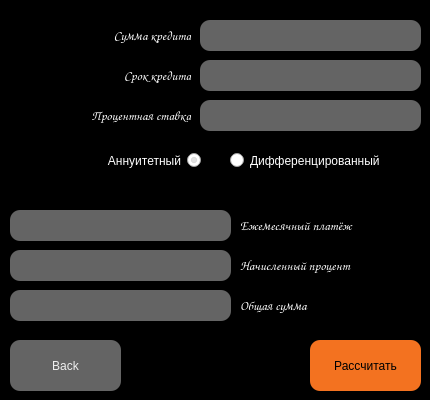
<?xml version="1.0" encoding="UTF-8"?>
<ui version="4.0">
 <class>credit</class>
 <widget class="QDialog" name="credit">
  <property name="geometry">
   <rect>
    <x>0</x>
    <y>0</y>
    <width>430</width>
    <height>400</height>
   </rect>
  </property>
  <property name="windowTitle">
   <string>Dialog</string>
  </property>
  <property name="styleSheet">
   <string notr="true">QDialog {
	background-color: rgb(0, 0, 0);
	border-radius: 5px;
}</string>
  </property>
  <widget class="QPushButton" name="pushButton">
   <property name="geometry">
    <rect>
     <x>10</x>
     <y>340</y>
     <width>111</width>
     <height>51</height>
    </rect>
   </property>
   <property name="styleSheet">
    <string notr="true">QPushButton {
  background-color: rgb(100, 100, 100);
  border: 2px gray;
  font: 8pt &quot;Comic Sans MS&quot;;
  border-radius: 10px;
color: rgb(239, 239, 239);
}
QPushButton:pressed {
    background-color: qlineargradient(x1: 0, y1: 0, x2: 0, y2: 1,
                                      stop: 0 #BEBEBE, stop: 1 #D7D7D7);
}</string>
   </property>
   <property name="text">
    <string>Back</string>
   </property>
  </widget>
  <widget class="QLabel" name="label_2">
   <property name="geometry">
    <rect>
     <x>20</x>
     <y>10</y>
     <width>171</width>
     <height>51</height>
    </rect>
   </property>
   <property name="font">
    <font>
     <family>Comic Sans MS</family>
     <pointsize>10</pointsize>
    </font>
   </property>
   <property name="styleSheet">
    <string notr="true">QLabel {
		color: rgb(255, 255, 255);
}</string>
   </property>
   <property name="text">
    <string>Сумма кредита</string>
   </property>
   <property name="alignment">
    <set>Qt::AlignRight|Qt::AlignTrailing|Qt::AlignVCenter</set>
   </property>
  </widget>
  <widget class="QLabel" name="label_3">
   <property name="geometry">
    <rect>
     <x>20</x>
     <y>50</y>
     <width>171</width>
     <height>51</height>
    </rect>
   </property>
   <property name="font">
    <font>
     <family>Comic Sans MS</family>
     <pointsize>10</pointsize>
    </font>
   </property>
   <property name="styleSheet">
    <string notr="true">QLabel {
		color: rgb(255, 255, 255);
}</string>
   </property>
   <property name="text">
    <string>Срок кредита</string>
   </property>
   <property name="alignment">
    <set>Qt::AlignRight|Qt::AlignTrailing|Qt::AlignVCenter</set>
   </property>
  </widget>
  <widget class="QLabel" name="label_4">
   <property name="geometry">
    <rect>
     <x>20</x>
     <y>90</y>
     <width>171</width>
     <height>51</height>
    </rect>
   </property>
   <property name="font">
    <font>
     <family>Comic Sans MS</family>
     <pointsize>10</pointsize>
    </font>
   </property>
   <property name="styleSheet">
    <string notr="true">QLabel {
		color: rgb(255, 255, 255);
}</string>
   </property>
   <property name="text">
    <string>Процентная ставка</string>
   </property>
   <property name="alignment">
    <set>Qt::AlignRight|Qt::AlignTrailing|Qt::AlignVCenter</set>
   </property>
  </widget>
  <widget class="QLineEdit" name="input_sum">
   <property name="geometry">
    <rect>
     <x>200</x>
     <y>20</y>
     <width>221</width>
     <height>31</height>
    </rect>
   </property>
   <property name="styleSheet">
    <string notr="true">QLineEdit {
  font: 10pt &quot;Comic Sans MS&quot;;
  background-color: rgb(100, 100, 100);
  qproperty-alignment: 'AlignVCenter';
  border: 2px gray;
  border-radius: 10px;
  color: rgb(239, 239, 239);
}
</string>
   </property>
   <property name="alignment">
    <set>Qt::AlignVCenter</set>
   </property>
  </widget>
  <widget class="QLineEdit" name="input_percent">
   <property name="geometry">
    <rect>
     <x>200</x>
     <y>100</y>
     <width>221</width>
     <height>31</height>
    </rect>
   </property>
   <property name="styleSheet">
    <string notr="true">QLineEdit {
  font: 10pt &quot;Comic Sans MS&quot;;
  background-color: rgb(100, 100, 100);
  qproperty-alignment: 'AlignVCenter';
  border: 2px gray;
  border-radius: 10px;
  color: rgb(239, 239, 239);
}
</string>
   </property>
   <property name="alignment">
    <set>Qt::AlignVCenter</set>
   </property>
  </widget>
  <widget class="QLineEdit" name="input_term">
   <property name="geometry">
    <rect>
     <x>200</x>
     <y>60</y>
     <width>221</width>
     <height>31</height>
    </rect>
   </property>
   <property name="styleSheet">
    <string notr="true">QLineEdit {
  font: 10pt &quot;Comic Sans MS&quot;;
  background-color: rgb(100, 100, 100);
  qproperty-alignment: 'AlignVCenter';
  border: 2px gray;
  border-radius: 10px;
  color: rgb(239, 239, 239);
}
</string>
   </property>
   <property name="alignment">
    <set>Qt::AlignVCenter</set>
   </property>
  </widget>
  <widget class="QPushButton" name="pushButton_result">
   <property name="geometry">
    <rect>
     <x>310</x>
     <y>340</y>
     <width>111</width>
     <height>51</height>
    </rect>
   </property>
   <property name="styleSheet">
    <string notr="true">QPushButton {
	background-color: rgb(243, 114, 32);
	font: 75 10pt &quot;Comic Sans MS&quot;;
	border: 2px gray;
	border-radius: 10px;
	color: rgb(0, 0, 0);
}
QPushButton:pressed {
    background-color: qlineargradient(x1: 0, y1: 0, x2: 0, y2: 1,
                                      stop: 0 #BEBEBE, stop: 1 #D7D7D7);
}</string>
   </property>
   <property name="text">
    <string>Рассчитать</string>
   </property>
  </widget>
  <widget class="QRadioButton" name="radioButton_Diff">
   <property name="enabled">
    <bool>true</bool>
   </property>
   <property name="geometry">
    <rect>
     <x>230</x>
     <y>150</y>
     <width>191</width>
     <height>21</height>
    </rect>
   </property>
   <property name="layoutDirection">
    <enum>Qt::LeftToRight</enum>
   </property>
   <property name="styleSheet">
    <string notr="true">font: 8pt &quot;Comic Sans MS&quot;;
		color: rgb(255, 255, 255);
</string>
   </property>
   <property name="text">
    <string>Дифференцированный</string>
   </property>
   <property name="checked">
    <bool>false</bool>
   </property>
  </widget>
  <widget class="QRadioButton" name="radioButton_Ann">
   <property name="geometry">
    <rect>
     <x>60</x>
     <y>150</y>
     <width>141</width>
     <height>21</height>
    </rect>
   </property>
   <property name="layoutDirection">
    <enum>Qt::RightToLeft</enum>
   </property>
   <property name="styleSheet">
    <string notr="true">font: 8pt &quot;Comic Sans MS&quot;;
		color: rgb(255, 255, 255);
</string>
   </property>
   <property name="text">
    <string>Аннуитетный</string>
   </property>
   <property name="checked">
    <bool>true</bool>
   </property>
  </widget>
  <widget class="QLabel" name="output_monthly">
   <property name="geometry">
    <rect>
     <x>10</x>
     <y>210</y>
     <width>221</width>
     <height>31</height>
    </rect>
   </property>
   <property name="layoutDirection">
    <enum>Qt::LeftToRight</enum>
   </property>
   <property name="styleSheet">
    <string notr="true">QLabel {
  font: 10pt &quot;Comic Sans MS&quot;;
  background-color: rgb(100, 100, 100);
  qproperty-alignment: 'AlignVCenter | AlignRight';
  border: 2px gray;
  border-radius: 10px;
  color: rgb(239, 239, 239);
}
</string>
   </property>
   <property name="text">
    <string/>
   </property>
   <property name="alignment">
    <set>Qt::AlignRight|Qt::AlignTrailing|Qt::AlignVCenter</set>
   </property>
   <property name="margin">
    <number>0</number>
   </property>
  </widget>
  <widget class="QLabel" name="output_percent">
   <property name="geometry">
    <rect>
     <x>10</x>
     <y>250</y>
     <width>221</width>
     <height>31</height>
    </rect>
   </property>
   <property name="layoutDirection">
    <enum>Qt::LeftToRight</enum>
   </property>
   <property name="styleSheet">
    <string notr="true">QLabel {
  font: 10pt &quot;Comic Sans MS&quot;;
  background-color: rgb(100, 100, 100);
  qproperty-alignment: 'AlignVCenter | AlignRight';
  border: 2px gray;
  border-radius: 10px;
  color: rgb(239, 239, 239);
}
</string>
   </property>
   <property name="text">
    <string/>
   </property>
   <property name="alignment">
    <set>Qt::AlignRight|Qt::AlignTrailing|Qt::AlignVCenter</set>
   </property>
   <property name="margin">
    <number>0</number>
   </property>
  </widget>
  <widget class="QLabel" name="output_total">
   <property name="geometry">
    <rect>
     <x>10</x>
     <y>290</y>
     <width>221</width>
     <height>31</height>
    </rect>
   </property>
   <property name="layoutDirection">
    <enum>Qt::LeftToRight</enum>
   </property>
   <property name="styleSheet">
    <string notr="true">QLabel {
  font: 10pt &quot;Comic Sans MS&quot;;
  background-color: rgb(100, 100, 100);
  qproperty-alignment: 'AlignVCenter | AlignRight';
  border: 2px gray;
  border-radius: 10px;
  color: rgb(239, 239, 239);
}
</string>
   </property>
   <property name="text">
    <string/>
   </property>
   <property name="alignment">
    <set>Qt::AlignRight|Qt::AlignTrailing|Qt::AlignVCenter</set>
   </property>
   <property name="margin">
    <number>6</number>
   </property>
  </widget>
  <widget class="QLabel" name="label_5">
   <property name="geometry">
    <rect>
     <x>240</x>
     <y>200</y>
     <width>191</width>
     <height>51</height>
    </rect>
   </property>
   <property name="font">
    <font>
     <family>Comic Sans MS</family>
     <pointsize>10</pointsize>
    </font>
   </property>
   <property name="styleSheet">
    <string notr="true">QLabel {
		color: rgb(255, 255, 255);
}</string>
   </property>
   <property name="text">
    <string>Ежемесячный платёж</string>
   </property>
   <property name="alignment">
    <set>Qt::AlignLeading|Qt::AlignLeft|Qt::AlignVCenter</set>
   </property>
  </widget>
  <widget class="QLabel" name="label_6">
   <property name="geometry">
    <rect>
     <x>240</x>
     <y>240</y>
     <width>191</width>
     <height>51</height>
    </rect>
   </property>
   <property name="font">
    <font>
     <family>Comic Sans MS</family>
     <pointsize>10</pointsize>
     <weight>50</weight>
     <italic>false</italic>
     <bold>false</bold>
    </font>
   </property>
   <property name="styleSheet">
    <string notr="true">QLabel {
		font: 10pt &quot;Comic Sans MS&quot;;
		color: rgb(255, 255, 255);
}</string>
   </property>
   <property name="text">
    <string>Начисленный процент</string>
   </property>
   <property name="alignment">
    <set>Qt::AlignLeading|Qt::AlignLeft|Qt::AlignVCenter</set>
   </property>
  </widget>
  <widget class="QLabel" name="label_7">
   <property name="geometry">
    <rect>
     <x>240</x>
     <y>280</y>
     <width>191</width>
     <height>51</height>
    </rect>
   </property>
   <property name="font">
    <font>
     <family>Comic Sans MS</family>
     <pointsize>10</pointsize>
    </font>
   </property>
   <property name="styleSheet">
    <string notr="true">QLabel {
		color: rgb(255, 255, 255);
}</string>
   </property>
   <property name="text">
    <string>Общая сумма</string>
   </property>
   <property name="alignment">
    <set>Qt::AlignLeading|Qt::AlignLeft|Qt::AlignVCenter</set>
   </property>
  </widget>
 </widget>
 <resources/>
 <connections/>
</ui>
